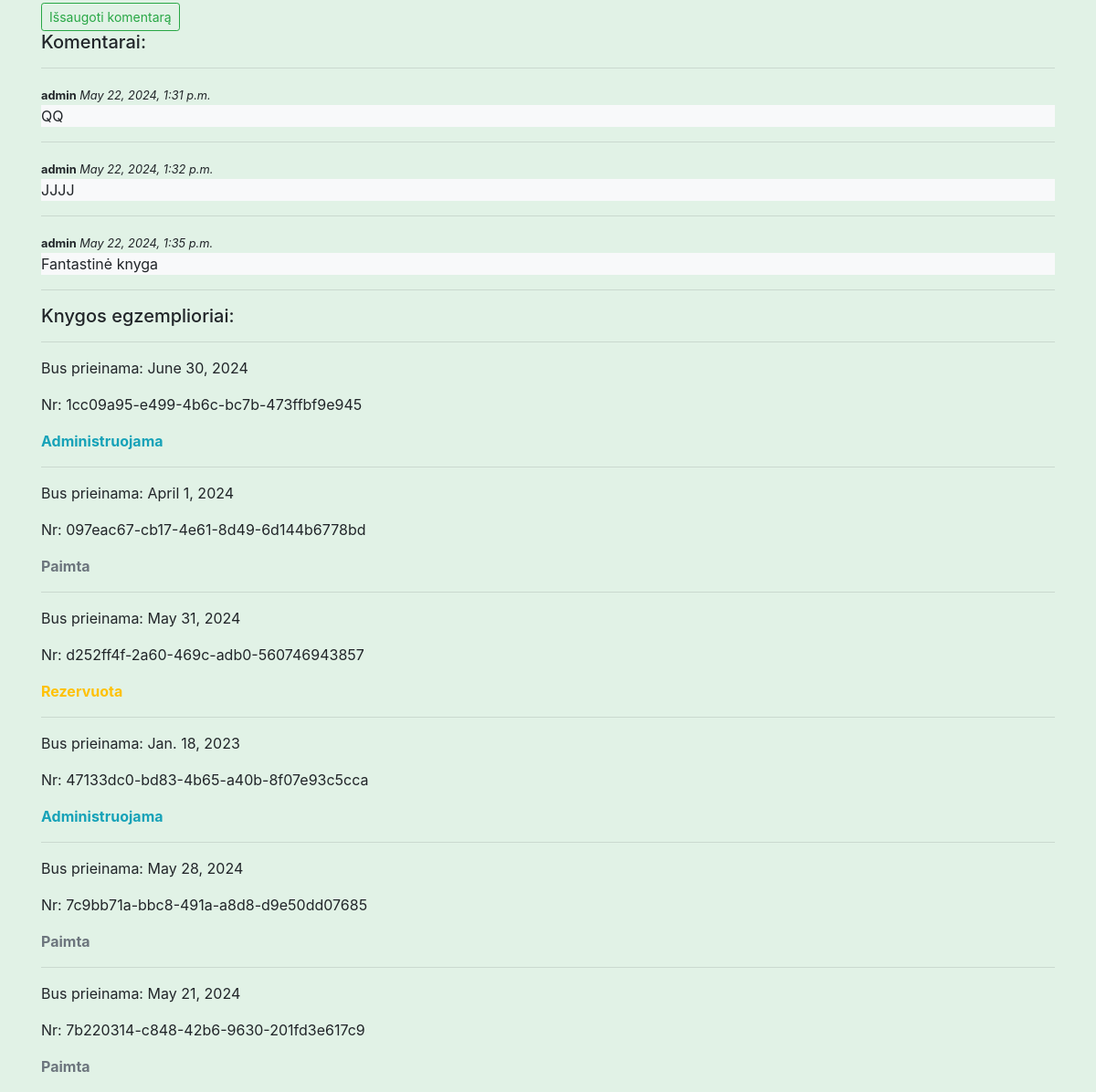
The page /library/books/4 (signed in, lower part) on the database as committed earlier.
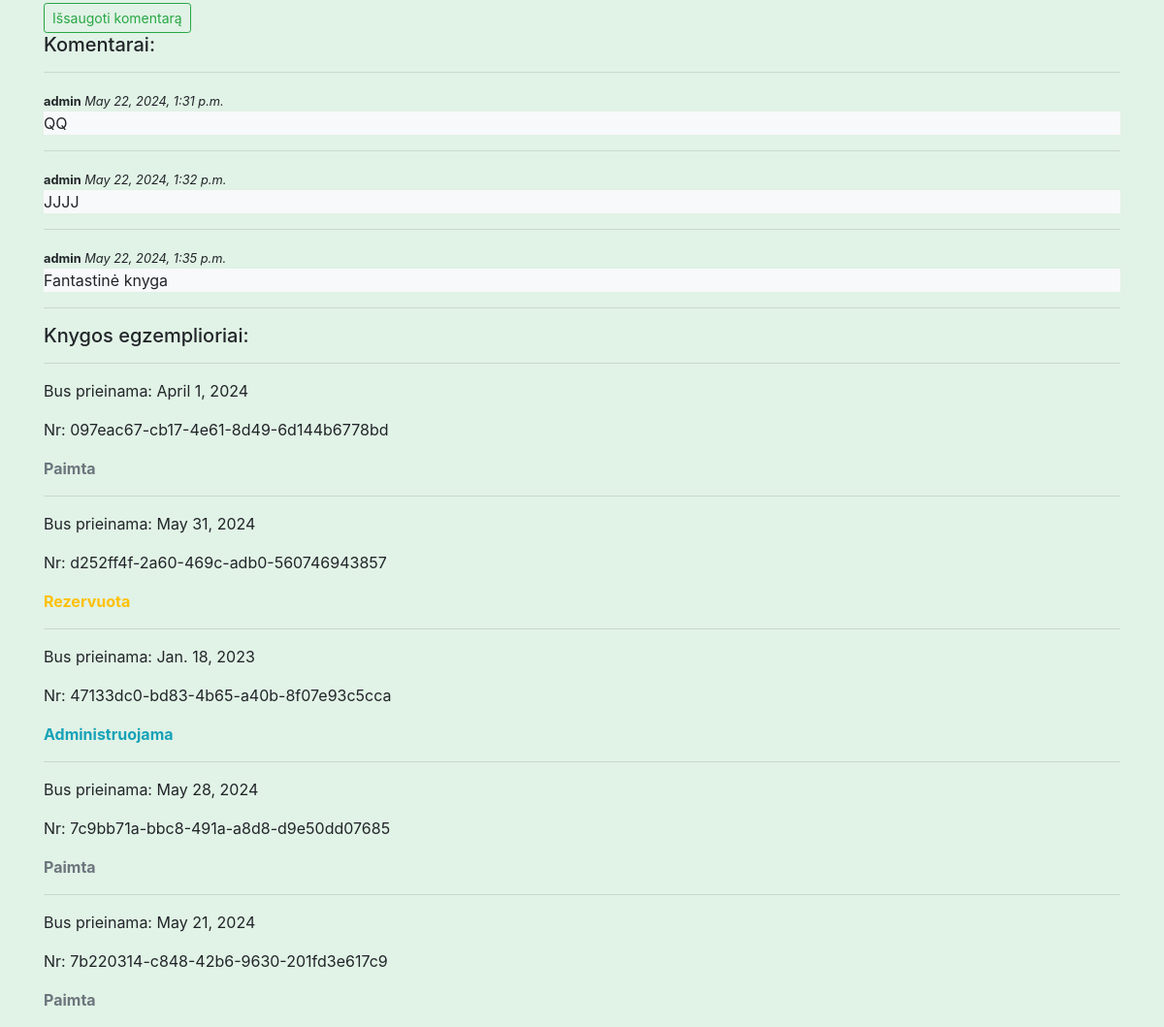
The same page on the database as committed later.
### libraryapp/models.py (models this page shows, shortened)
class BookReview(models.Model):
    date_created = models.DateTimeField(auto_now_add=True)
    content = models.TextField('Atsiliepimas', max_length=2000)
    book = models.ForeignKey(Book, on_delete=models.CASCADE,
                             blank=True)  # blank True, nes formoje nerodysim pasirinkimo knygos
    reviewer = models.ForeignKey(User, on_delete=models.SET_NULL, null=True, blank=True)

class BookInstance(models.Model):
    id = models.UUIDField(primary_key=True, default=uuid.uuid4)
    due_back = models.DateField('Bus prieinama', null=True, blank=True)
    book = models.ForeignKey(Book, on_delete=models.CASCADE)
    reader = models.ForeignKey(User, on_delete=models.SET_NULL, null=True, blank=True)
    LOAN_STATUS = (
        ('a', 'Administruojama'),
        ('p', 'Paimta'),
        ('g', 'Galima paimti'),
        ('r', 'Rezervuota')
    )
    status = models.CharField(
        max_length=1,
        choices=LOAN_STATUS,
        blank=True,  # blank - galimas tuščias laukas formoj
        default='a',
        help_text='Knygos kopijos statusas'
    )

### libraryapp/views.py (the view, shortened to what this page needs)
# urls.py: path('books/<int:pk>', views.BookDetailView.as_view(), name='book-one'),
class BookDetailView(generic.edit.FormMixin, generic.DetailView):
    model = Book
    context_object_name = 'book'  # book - standartinis kintamojo template pavadinimas,sukuriamas django
    template_name = 'book.html'
    form_class = BookReviewForm

### libraryapp/forms.py
class BookReviewForm(forms.ModelForm):
    class Meta:
        model = BookReview
        fields = ('content', 'book', 'reviewer')
        widgets = {  # paslepiam laukus, kad jie nebūtų rodomi formoje
            'book': forms.HiddenInput(),
            'reviewer': forms.HiddenInput()
        }

### libraryapp/models.py (called while the page is built)
    def __str__(self):
        return f'{self.last_name} {self.first_name}'

    def display_genres(self):
        return ', '.join(elem.name for elem in self.genre.all())

### libraryapp/templates/book.html (shortened to what this page needs)
{% extends "base.html" %}
{% load static %}
{% block content %}
{% if user.is_authenticated %}
<div>
    <form method="post">
        <div>
        <input type="submit" class="btn btn-outline-success btn-sm" value="Išsaugoti komentarą"/>
        </div>
    </form>
</div>
{% endif %}
<h5>Komentarai:</h5>
{% if book.bookreview_set.all %}
    {% for review in book.bookreview_set.all %}
        <hr/>
<small><b>{{ review.reviewer }}</b> <em>{{ review.date_created }}</em></small>
        <p class="bg-light">{{ review.content }}</p>
    {% endfor %}
{% else %}
    <p>Knyga komentarų neturi...</p>
{% endif %}
<hr/>
<h5>Knygos egzemplioriai:</h5>
{% for bookinst_o in book.bookinstance_set.all %}
    <hr/>
    <p>Bus prieinama: {{ bookinst_o.due_back }}</p>
    <p>Nr: {{ bookinst_o.id }}</p>
    <p class="{% if bookinst_o.status == 'a' %} text-info
              {% elif bookinst_o.status == 'g' %} text-success
              {% elif bookinst_o.status == 'r' %} text-warning
              {% elif bookinst_o.status == 'p' %} text-muted
              {% endif %}
    ">
        <b>{{ bookinst_o.get_status_display }}</b>
    </p>
{% endfor %}
{% endblock %}

Rows that differ between the two databases and show on the page:
removed BookInstance: due_back "June 30, 2024", id "1cc09a95-e499-4b6c-bc7b-473ffbf9e945", status "Administruojama"
